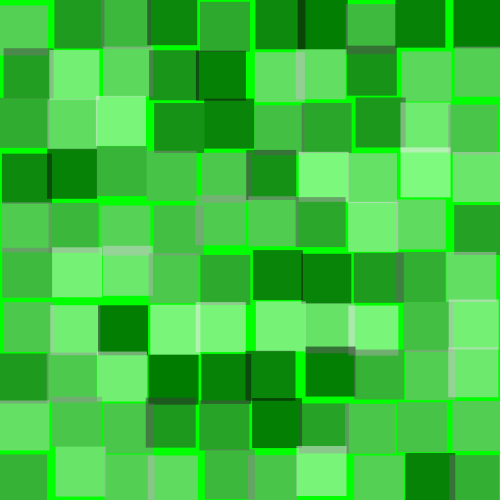
Frame 1 (no input)
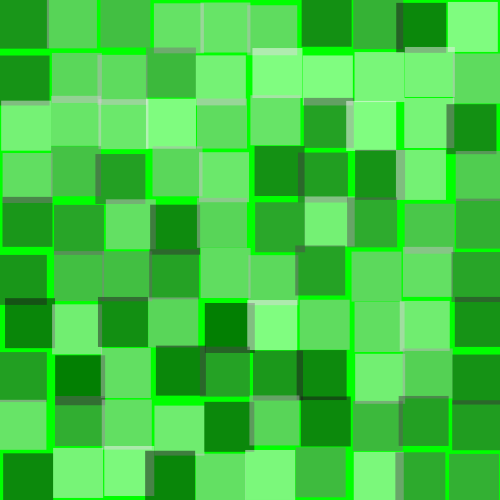
Frame 60 (the mouse pressed at the canvas centre just before this capture)
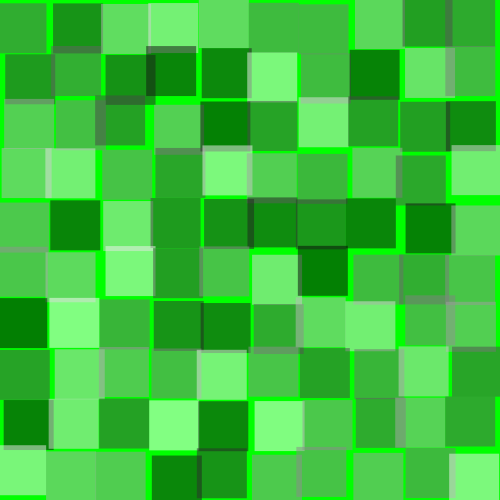
Frame 120 (the mouse held since frame 60 and released just before this capture)

The Processing sketch that drew these frames (run headless with seeded random() and noise(); from frame 60 on, the mouse is pressed at the canvas centre):

// Processing sketch: mouseEvent
// ── mouseEvent.pde
//Eventi del mouse
color b;
int l;
boolean go = true;

void setup(){
  b = color(0,255,0);
  size(500,500);
  l= 50;
}

void draw(){
  background(b);
  noStroke();
  for(int y=0; y<height; y+=l){
     for(int x=0; x<width; x+=l){
         fill(random(256),130);
         rect(x+random(-5,6),y+random(-5,6),l,l);
     }
  } 
}

void mousePressed(){
  //noLoop();
  print("P");
}

void mouseReleased(){
  //loop();
  print("R");
}

void mouseClicked(){
  /*if(mouseButton==LEFT){
      b = color(random(256),random(256),random(256));
   }
  if(mouseButton == RIGHT){
      l++;
  }
  go = !go;
  if(go) loop();
  else noLoop();*/
  print("C");
}
